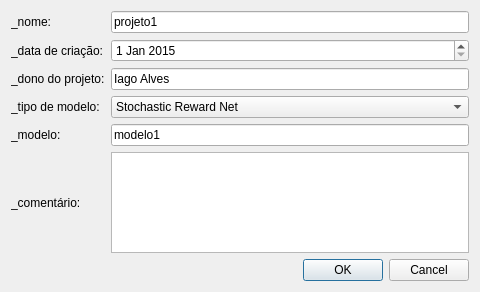
<?xml version="1.0" encoding="UTF-8"?>
<ui version="4.0">
 <class>NewProjectDialog</class>
 <widget class="QDialog" name="NewProjectDialog">
  <property name="geometry">
   <rect>
    <x>0</x>
    <y>0</y>
    <width>480</width>
    <height>292</height>
   </rect>
  </property>
  <property name="windowTitle">
   <string>_novo projeto</string>
  </property>
  <layout class="QGridLayout" name="gridLayout">
   <item row="0" column="0">
    <widget class="QLabel" name="label">
     <property name="text">
      <string>_nome:</string>
     </property>
    </widget>
   </item>
   <item row="0" column="1">
    <widget class="QLineEdit" name="le_proj_name">
     <property name="text">
      <string>projeto1</string>
     </property>
    </widget>
   </item>
   <item row="1" column="0">
    <widget class="QLabel" name="label_2">
     <property name="text">
      <string>_data de criação:</string>
     </property>
    </widget>
   </item>
   <item row="1" column="1">
    <widget class="QDateEdit" name="de_date">
     <property name="date">
      <date>
       <year>2015</year>
       <month>1</month>
       <day>1</day>
      </date>
     </property>
    </widget>
   </item>
   <item row="2" column="0">
    <widget class="QLabel" name="label_3">
     <property name="text">
      <string>_dono do projeto:</string>
     </property>
    </widget>
   </item>
   <item row="2" column="1">
    <widget class="QLineEdit" name="le_owner">
     <property name="text">
      <string>Iago Alves</string>
     </property>
    </widget>
   </item>
   <item row="3" column="0">
    <widget class="QLabel" name="label_4">
     <property name="text">
      <string>_tipo de modelo:</string>
     </property>
    </widget>
   </item>
   <item row="3" column="1">
    <widget class="QComboBox" name="cb_type">
     <item>
      <property name="text">
       <string>Stochastic Reward Net</string>
      </property>
     </item>
    </widget>
   </item>
   <item row="4" column="0">
    <widget class="QLabel" name="label_5">
     <property name="text">
      <string>_modelo:</string>
     </property>
    </widget>
   </item>
   <item row="4" column="1">
    <widget class="QLineEdit" name="le_mod_name">
     <property name="text">
      <string>modelo1</string>
     </property>
    </widget>
   </item>
   <item row="5" column="0">
    <widget class="QLabel" name="label_6">
     <property name="text">
      <string>_comentário:</string>
     </property>
    </widget>
   </item>
   <item row="6" column="1">
    <widget class="QDialogButtonBox" name="bb_okcancel">
     <property name="orientation">
      <enum>Qt::Horizontal</enum>
     </property>
     <property name="standardButtons">
      <set>QDialogButtonBox::Cancel|QDialogButtonBox::Ok</set>
     </property>
    </widget>
   </item>
   <item row="5" column="1">
    <widget class="QPlainTextEdit" name="pte_comments"/>
   </item>
  </layout>
 </widget>
 <resources/>
 <connections>
  <connection>
   <sender>bb_okcancel</sender>
   <signal>accepted()</signal>
   <receiver>NewProjectDialog</receiver>
   <slot>accept()</slot>
   <hints>
    <hint type="sourcelabel">
     <x>248</x>
     <y>254</y>
    </hint>
    <hint type="destinationlabel">
     <x>157</x>
     <y>274</y>
    </hint>
   </hints>
  </connection>
  <connection>
   <sender>bb_okcancel</sender>
   <signal>rejected()</signal>
   <receiver>NewProjectDialog</receiver>
   <slot>reject()</slot>
   <hints>
    <hint type="sourcelabel">
     <x>316</x>
     <y>260</y>
    </hint>
    <hint type="destinationlabel">
     <x>286</x>
     <y>274</y>
    </hint>
   </hints>
  </connection>
 </connections>
</ui>
